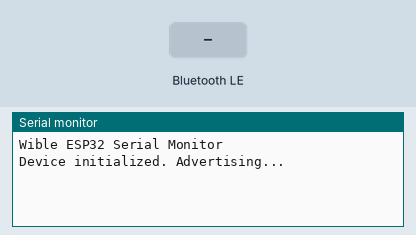
A sketch run on a simulated ESP32-C6. Parts: the last lines printed to the serial monitor. The test bench sets the inputs (shaded band). Nothing arrives over Bluetooth unless stated; a phone connects over Bluetooth LE 3 s after start.

Above: at 1.3 s.
1.4 s: Bluetooth LE write "1" received
At 2.7 s:
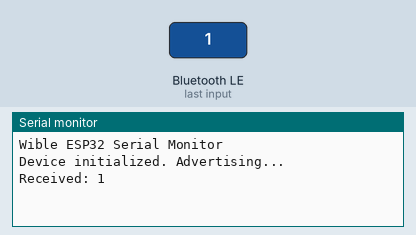
4.4 s: Bluetooth LE write "0" received
At 5.0 s:
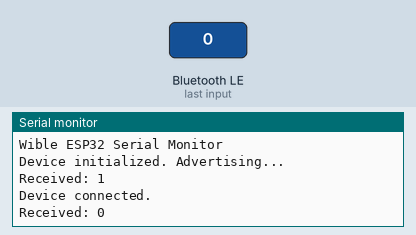
5.9 s: Bluetooth LE write "2" received
At 7.3 s:
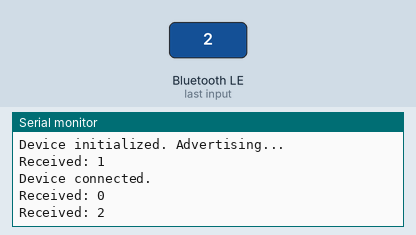

Measured:
- after the input at 1.4 s, the serial monitor: prints a new line at once (image 1)
- after the input at 4.4 s, the serial monitor: prints a new line at once (image 2)
- after the input at 5.9 s, the serial monitor: prints a new line at once (image 3)

The sketch:

SerialMonitor.ino
```cpp
/*
  * Project Information:
    - Developer: Rupak Poddar
    - Wible Code Template for ESP32
    - Tested on: ESP32-C3, ESP32-C6, ESP32-S3
    - Serial Monitor Example

  * Instructions:
    - After flashing this code, open the Wible app on your smartphone.
    - Then select "Serial Monitor" and look for the listing called "Wible".
*/

#include <Arduino.h>
#include <BLEDevice.h>
#include <BLEServer.h>
#include <BLEUtils.h>

#ifdef _BLE_DEVICE_H_
  #error "Conflicting BLE library detected (possibly ArduinoBLE). Please remove it to proceed."
#endif

// UUIDs for the BLE service and characteristics
#define UART_SERVICE_UUID      "00000001-0000-FEED-0000-000000000000"
#define RX_CHARACTERISTIC_UUID "00000002-0000-FEED-0000-000000000000"
#define TX_CHARACTERISTIC_UUID "00000003-0000-FEED-0000-000000000000"

// BLE server/characteristic pointers and connection state
BLEServer *pServer = NULL;
BLECharacteristic *pRxCharacteristic = NULL;
BLECharacteristic *pTxCharacteristic = NULL;
bool deviceConnected = false;

// Initialize counter
int counter = 0;

// Implement delay without blocking
unsigned long previousMillis = 0; // Stores the last time the event occurred
const long interval = 1000; // Interval for the delay in milliseconds

class MyServerCallbacks : public BLEServerCallbacks {
  void onConnect(BLEServer* pServer) {
    deviceConnected = true;
    Serial.println("Device connected.");
  }

  void onDisconnect(BLEServer* pServer) {
    deviceConnected = false;
    // Restart advertising after disconnecting
    pServer->getAdvertising()->start();
    Serial.println("Device disconnected. Re-advertising...");
  }
};

class MyCallbacks : public BLECharacteristicCallbacks {
  void onWrite(BLECharacteristic *pCharacteristic) {
    String rxValue = pCharacteristic->getValue();
    if (rxValue.length() > 0) {
      Serial.print("Received: ");
      Serial.println(rxValue);
    }
  }
};

void setup() {
  Serial.begin(115200);
  delay(100);
  Serial.println("\n\nWible ESP32 Serial Monitor\n");

  // Initialize BLE
  BLEDevice::init("Wible");
  pServer = BLEDevice::createServer();
  pServer->setCallbacks(new MyServerCallbacks());

  // Create the BLE Service
  BLEService *pService = pServer->createService(UART_SERVICE_UUID);

  // Create the RX Characteristic (write no response)
  pRxCharacteristic = pService->createCharacteristic(
    RX_CHARACTERISTIC_UUID,
    BLECharacteristic::PROPERTY_WRITE_NR
  );
  pRxCharacteristic->setCallbacks(new MyCallbacks());

  // Create the TX Characteristic (read, notify)
  pTxCharacteristic = pService->createCharacteristic(
    TX_CHARACTERISTIC_UUID,
    BLECharacteristic::PROPERTY_READ |
    BLECharacteristic::PROPERTY_NOTIFY
  );

  // Start the service
  pService->start();

  // Start advertising
  BLEAdvertising *pAdvertising = BLEDevice::getAdvertising();
  pAdvertising->addServiceUUID(UART_SERVICE_UUID);
  pAdvertising->setScanResponse(true);
  pAdvertising->setMinPreferred(0x06);
  pAdvertising->setMaxPreferred(0x12);
  pAdvertising->setName("Wible");
  BLEDevice::startAdvertising();

  Serial.println("Device initialized. Advertising...");
}

void loop() {
  if (deviceConnected) {
    unsigned long currentMillis = millis(); // Get the current time

    // Check if the interval has passed
    if (currentMillis - previousMillis >= interval) {
      // Save the last time the event occurred
      previousMillis = currentMillis;

      // Prepare the value to send
      String counterString = "Counter value: " + String(counter) + "\n";

      // Write the counter value to remote device
      pTxCharacteristic->setValue(counterString.c_str());
      pTxCharacteristic->notify();

      // Increment the counter
      counter++;
    }
  }
}
```
